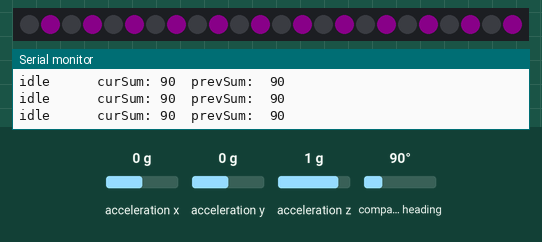
Recording of a sketch running on a simulated Arduino Uno, built with avr-gcc and run on an emulated ATmega328P. On the bench: 24 RGB LEDs in strip order, left to right, the last lines printed to the serial monitor. Inputs (shaded band) come from the test bench; at power-on: compass heading 90°, acceleration x 0 g, acceleration y 0 g, acceleration z 1 g. Dim RGB values are drawn brighter than linear.

Above: at 3.3 s.
3.4 s: compass heading set to 7°
At 4.0 s:
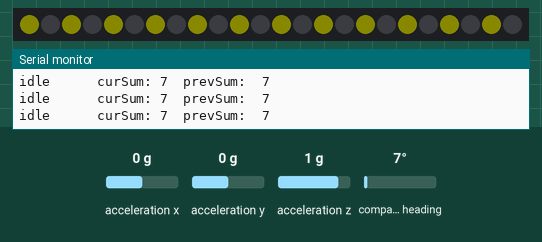
5.6 s: acceleration x set to -1.4 g
8.6 s: acceleration y set to -1.4 g
Timing chart, 0 to 11.6 s (numbered marks = the images above; inputs shaded):
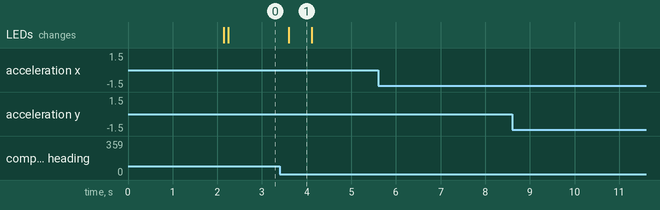

The sketch:

is_my_cup_moving.ino
```cpp
#include <Wire.h>
#include <Adafruit_Sensor.h>
#include <Adafruit_BNO055.h>
#include <utility/imumaths.h>
#include <Adafruit_NeoPixel.h>

  #define PIN 7

Adafruit_NeoPixel strip = Adafruit_NeoPixel(24, PIN);


#define BNO055_SAMPLERATE_DELAY_MS (100)

Adafruit_BNO055 bno = Adafruit_BNO055(55);

void displaySensorDetails(void)
{
  sensor_t sensor;
  bno.getSensor(&sensor);
  Serial.println("------------------------------------");
  Serial.print  ("Sensor:       "); Serial.println(sensor.name);
  Serial.print  ("Driver Ver:   "); Serial.println(sensor.version);
  Serial.print  ("Unique ID:    "); Serial.println(sensor.sensor_id);
  Serial.print  ("Max Value:    "); Serial.print(sensor.max_value); Serial.println(" xxx");
  Serial.print  ("Min Value:    "); Serial.print(sensor.min_value); Serial.println(" xxx");
  Serial.print  ("Resolution:   "); Serial.print(sensor.resolution); Serial.println(" xxx");
  Serial.println("------------------------------------");
  Serial.println("");
  delay(500);
}

void displaySensorStatus(void)
{

  uint8_t system_status, self_test_results, system_error;
  system_status = self_test_results = system_error = 0;
  bno.getSystemStatus(&system_status, &self_test_results, &system_error);


  Serial.println("");
  Serial.print("System Status: 0x");
  Serial.println(system_status, HEX);
  Serial.print("Self Test:     0x");
  Serial.println(self_test_results, HEX);
  Serial.print("System Error:  0x");
  Serial.println(system_error, HEX);
  Serial.println("");
  delay(500);
}


void displayCalStatus(void)
{

  uint8_t system, gyro, accel, mag;
  system = gyro = accel = mag = 0;
  bno.getCalibration(&system, &gyro, &accel, &mag);


  Serial.print("\t");
  if (!system)
  {
    Serial.print("! ");
  }


  Serial.print("Sys:");
  Serial.print(system, DEC);
  Serial.print(" G:");
  Serial.print(gyro, DEC);
  Serial.print(" A:");
  Serial.print(accel, DEC);
  Serial.print(" M:");
  Serial.print(mag, DEC);
}

  unsigned long lastMoveTime = 0;
  int prevX = 0;
  int prevY = 0;
  int prevZ = 0;

void setup(void)
{
  Serial.begin(9600);
  Serial.println("Orientation Sensor Test"); Serial.println("");

  /* Initialise the sensor */
  if(!bno.begin())
  {
    /* There was a problem detecting the BNO055 ... check your connections */
    Serial.print("Ooops, no BNO055 detected ... Check your wiring or I2C ADDR!");
    while(1);
  }

  delay(1000);

  /* Display some basic information on this sensor */
  displaySensorDetails();

  /* Optional: Display current status */
  displaySensorStatus();

  bno.setExtCrystalUse(true);

  /*LED*/
  strip.begin();
  strip.show(); // Initialize all pixels to 'off'
  strip.setBrightness(10);
}

void loop(void)
{
  /* Get a new sensor event */
  sensors_event_t event;
  bno.getEvent(&event);
  strip.show();

  /* Wait the specified delay before requesting nex data */
  delay(BNO055_SAMPLERATE_DELAY_MS);

  /*LED*/

  int curX = event.orientation.x;
  int curY = event.orientation.y;
  int curZ = event.orientation.z;

  int curSum = abs(curX) + abs(curY) + abs(curZ);
  int prevSum = abs(prevX) + abs(prevY) + abs(prevZ);

  if (prevSum - curSum > 1){
    lastMoveTime = millis();
    Serial.print("moving  ");
  }
  else {
  Serial.print("idle    ");
  }

  if (lastMoveTime + 500 < millis()){

    for(int i = 0; i < 24; i += 2){ //idle
      strip.setPixelColor(i, 0, 0, 0);
    }
    for(int i = 1; i < 24; i += 2){
      strip.setPixelColor(i, 255, 0, 255); /*magenta*/
    }
  }
  else{

    for(int i = 1; i < 24; i += 1){
      strip.setPixelColor(i, 0, 0, 0);
    }
    for(int i = 0; i < 24; i += 2){
    strip.setPixelColor(i, 255, 255, 0); /*yellow*/
        }
  }
  Serial.print("  curSum: ");
  Serial.print(curSum);
  Serial.print("\tprevSum:  ");
  Serial.print(prevSum);
  Serial.println("");
  prevX = curX;
  prevY = curY;
  prevZ = curZ;

}
```

Measured:
- after the input at 3.4 s, the LEDs: change after 0.20 s (image 1)
- what the display in image 1 shows lasts 0.5 s, from 3.6 s to 4.1 s
